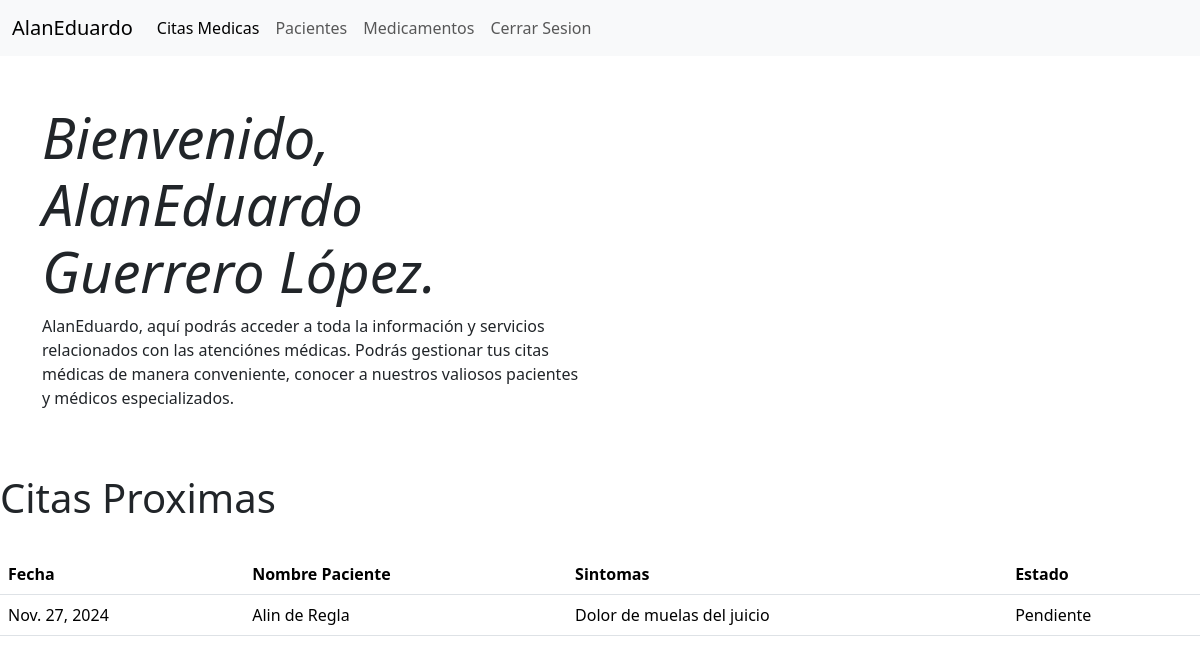
/ (signed in), run on the app's committed database.
### register/models.py (models this page shows, shortened)
class User(AbstractUser):
    id_user = models.AutoField(primary_key=True, verbose_name="ID del Usuario")
    username = models.CharField(unique=True, max_length=255, verbose_name="Nombre de Usuario")
    name = models.CharField(max_length=255, verbose_name="Nombre")
    last_name = models.CharField(max_length=255, verbose_name="Apellido")
    age = models.IntegerField(verbose_name="Edad")
    cell_number = models.CharField(unique=True, max_length=10, verbose_name="Telefono Celular")
    email = models.EmailField(unique=True, verbose_name="Correo Electronico")
    password = models.CharField(max_length=130)
    administrator_profile = models.BooleanField(default=False, verbose_name="Perfil Administrador")
    created = models.DateTimeField(auto_now_add=True, verbose_name="Fecha de Creacion")
    updated = models.DateTimeField(auto_now=True, verbose_name="Fecha de Actualizacion")
    class Meta:
        verbose_name = "usuario"
        verbose_name_plural = "usuarios"
        ordering = ["-created"] # Campo de ordenamiento par nuestros registros. Del mas nuevo al mas antiguo.

### quotes/models.py (models this page shows, shortened)
class Quotes(models.Model):
    medic = models.ForeignKey(User, on_delete=models.CASCADE, verbose_name="Medico Asignado")
    patient = models.ForeignKey(Patient, on_delete=models.CASCADE, verbose_name="Paciente")
    date = models.DateField(verbose_name="Fecha Cita")
    symptoms = models.TextField(verbose_name="Sintomas")
    medicines = models.ManyToManyField(Medicine, verbose_name="Medicamentos", null=True, blank=True)
    total_price = models.FloatField(verbose_name="Precio Total")
    created = models.DateTimeField(auto_now_add=True, verbose_name="Fecha de Creacion")
    updated = models.DateTimeField(auto_now=True, verbose_name="Fecha de Actualizacion")
    class Meta:
        verbose_name = "cita"
        verbose_name_plural = "citas"
        ordering = ["-created"]

### pacientes/models.py (models this page shows, shortened)
class Patient(AbstractUser):
    id_patient = models.AutoField(primary_key=True, verbose_name="ID Paciente")
    username = None
    id_username = models.ForeignKey(User, on_delete=models.CASCADE)
    patient_name = models.CharField(max_length=255, verbose_name="Nombre Paciente")
    patient_last_name = models.CharField(max_length=255, verbose_name="Apellido Paciente")
    patient_age = models.IntegerField(verbose_name="Edad")
    gender_choices = [
    ('M', 'Masculino'),
    ('F', 'Femenino'),
    ('O', 'Otro'),
    ]
    gender = models.CharField(max_length=1, choices=gender_choices, verbose_name="Género")
    cell_number = models.CharField(unique=True, max_length=10, verbose_name="Telefono Celular")
    email = models.EmailField(unique=True, verbose_name="Correo Electronico")
    allergies = models.TextField(max_length=500, verbose_name="Alergias")
    symptoms = models.TextField(max_length=500, verbose_name="Síntomas")
    street_address = models.CharField(max_length=255, verbose_name="Dirección")
    city = models.CharField(max_length=255, verbose_name="Ciudad")
    state = models.CharField(max_length=255, verbose_name="Estado")
    postal_code = models.CharField(max_length=10, verbose_name="Código Postal")
    created = models.DateTimeField(auto_now_add=True, verbose_name="Fecha de Creacion")
    updated = models.DateTimeField(auto_now=True, verbose_name="Fecha de Actualizacion")
    groups = models.ManyToManyField(
        "auth.Group",
        blank=True,
        related_name="patients_group"  # Cambia esto a un nombre que prefieras
    )
    user_permissions = models.ManyToManyField(
        "auth.Permission",
        blank=True,
        related_name="patients_permissions"  # Cambia esto a un nombre que prefieras
    )
    class Meta:
        verbose_name = "paciente"
        verbose_name_plural = "pacientes"
        ordering = ["-created"] # Campo de ordenamiento par nuestros registros. Del mas nuevo al mas antiguo.

### core/views.py (the view)
# urls.py: path('', views_core.index, name='index'),
def index(request):
    warning_message = None
    user = None
    quotes = None
    if request.user.is_authenticated:
        id_user = request.user.id_user
    else:
        id_user = None
    if id_user is not None:
        user = User.objects.get(id_user=id_user)
        quotes = Quotes.objects.filter(medic_id=id_user).select_related('patient')
    else:
        warning_message = f'El usuario no ha iniciado sesión o la sesión ha expirado.'
    return render(request, 'core/index.html', {'warning_message': warning_message, 'user': user, 'quotes': quotes})

### core/templates/core/index.html (shortened to what this page needs)
{% extends 'core/base.html' %}
{% block content %}
  {% if user.is_authenticated  %}
    <section class="container">
      <div class="row">
        <div class="col-md-6 py-5">
          <h1 class="display-4 fst-italic">Bienvenido, {{ user.username }} {{ user.last_name }}.</h1>
          <p>{{ user.username }}, aquí podrás acceder a toda la información y servicios relacionados con las atenciónes médicas. Podrás gestionar tus citas médicas de manera conveniente, conocer a nuestros valiosos pacientes y médicos especializados.</p>
        </div>
        <div class="col-md-6">
        </div>
      </div>
    </section>
    {% if quotes is not None%}
    <h1>Citas Proximas</h1>
    <br>
    <section>
      <table class="table">
        <thead>
          <tr>
            <th scope="col">Fecha</th>
            <th scope="col">Nombre Paciente</th>
            <th scope="col">Sintomas</th>
            <th scope="col">Estado</th>
          </tr>
        </thead>
        <tbody>
          {% for quote in quotes %}
            <tr>
              <td>{{ quote.date }}</td>
              <td>{{ quote.patient.patient_name }}</td>
              <td>{{ quote.symptoms }}</td>
              <td>Pendiente</td>
            </tr>
          {% endfor %}
        </tbody>
      </table>
    </section>
    {% endif %}
  {% endif %}
{% endblock %}

### core/templates/core/base.html (shortened to what this page needs)
<!DOCTYPE html>
<html lang="en">
  <head>
    <link href="https://cdn.jsdelivr.net/npm/bootstrap@5.3.2/dist/css/bootstrap.min.css" rel="stylesheet" />
  </head>
  <body>
    {% if request.path != '/login/' and request.path != '/register/' and request.path != '/agregar_paciente/' %}
      {% if user %}
        <nav class="navbar navbar-expand-lg bg-body-tertiary">
          <div class="container-fluid">
            <a class="navbar-brand" href="{% url 'index' %}">{{ user.username }}</a>
            <div class="collapse navbar-collapse" id="navbarNav">
              <ul class="navbar-nav">
                <li class="nav-item">
                  <a class="nav-link active" href="{% url 'quotes' %}">Citas Medicas</a>
                </li>
                <li class="nav-item">
                  <a class="nav-link" href="{% url 'pacientes' %}">Pacientes</a>
                </li>
                <li class="nav-item">
                  <a class="nav-link" href="{% url 'medicines' %}">Medicamentos</a>
                </li>
                <li class="nav-item">
                  <a class="nav-link" href="{% url 'logout_user' %}">Cerrar Sesion</a>
                </li>
              </ul>
            </div>
          </div>
        </nav>
      {% endif %}
    {% endif %}
    {% block content %}{% endblock %}
    {% load static %} {% comment %}Incluimos archivos estaticos.{% endcomment %}
  </body>
</html>

### data on the page
User: username "AlanEduardo", last_name "Guerrero López"
Quotes: date "Nov. 27, 2024", patient.patient_name "Alin de Regla", symptoms "Dolor de muelas del juicio"
